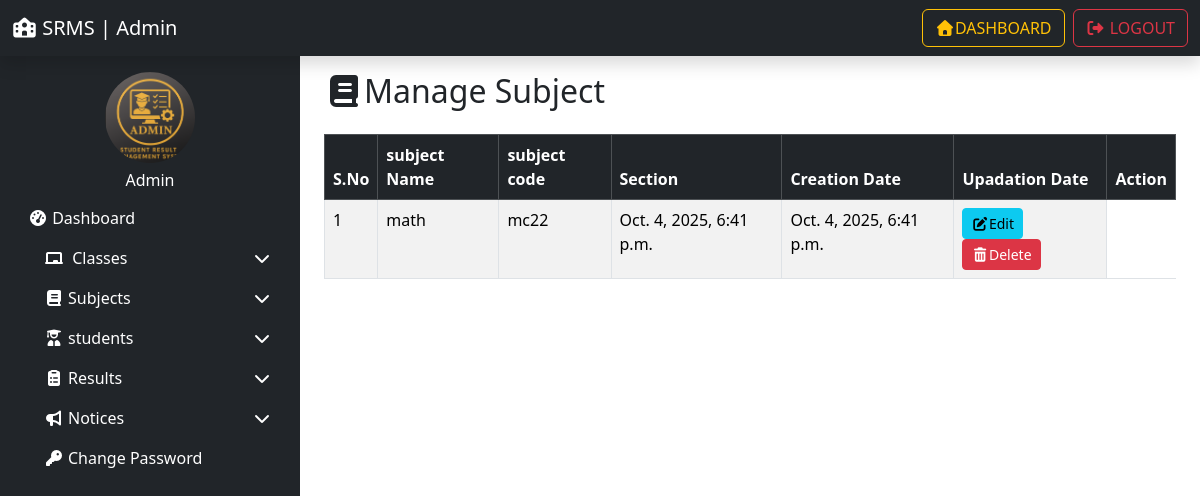
The app's page /manage_subject/ (signed in), older data.
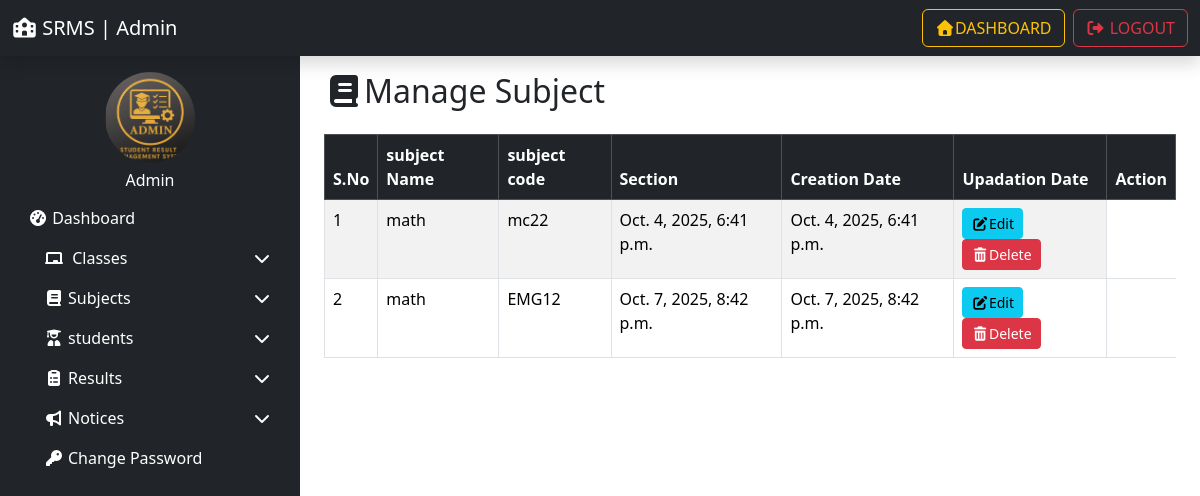
The same page, newer data.
### resultapp/models.py (models this page shows, shortened)
class Subject(models.Model):
    subject_name = models.CharField(max_length=100)
    subject_code = models.CharField(max_length=20)
    creation_date = models.DateTimeField(auto_now_add=True)
    updation_date = models.DateTimeField(auto_now=True)

### resultapp/views.py (the view, shortened to what this page needs)
# urls.py: path('manage_subject/',manage_subject, name='manage_subject'),
@login_required
def manage_subject(request):
    classes = Subject.objects.all()
    return render(request, "manage_subject.html", locals())

### resultapp/templates/manage_subject.html (shortened to what this page needs)
{% extends 'admin_base.html' %}
{% load static %}
{% block content %}
<div class="container">
     <h2 class="mb-4"><i class="fas fa-book "></i>Manage Subject</h2>
  <table class="table table-bordered  table-striped ">
           <thead class="table-dark">
            <tr>
                  <th>S.No</th>
                   <th>subject Name</th>
                    <th>subject code</th>
                     <th>Section</th>
                      <th>Creation Date</th>
                         <th>Upadation Date</th>
                         <th>Action</th>
            </tr>
           </thead>
           <tbody>
            {% for i in classes%}
            <tr>
                  <td>{{forloop.counter}}</td>
                   <td>{{i.subject_name}}</td>
                    <td>{{i.subject_code}}</td>
                     <td>{{i.creation_date}}</td>
                     <td>{{i.updation_date}}</td>
                      <td>
                        <a href="{% url 'edit_subject' i.id  %}"  class="btn btn-info btn-sm" ><i class="fas fa-edit"></i>Edit</a>
                        <a href="?delete={{i.id}}" onclick="return confirm('Are you want sure to delete ?')" class="btn btn-danger btn-sm" ><i class="fas fa-trash-alt"></i>Delete</a>
                      </td>
            </tr>
            {% empty %}
            <tr>
                  <td colspan="6" class="text-center">
                       No classes found
                  </td>
            </tr>
            {% endfor %}
           </tbody>
  </table>
</div>
{% endblock %}

Row changes from the older to the newer data that the page shows:
added Subject: subject_name "math", subject_code "EMG12", creation_date "Oct. 7, 2025, 8:42 p.m.", updation_date "Oct. 7, 2025, 8:42 p.m."
